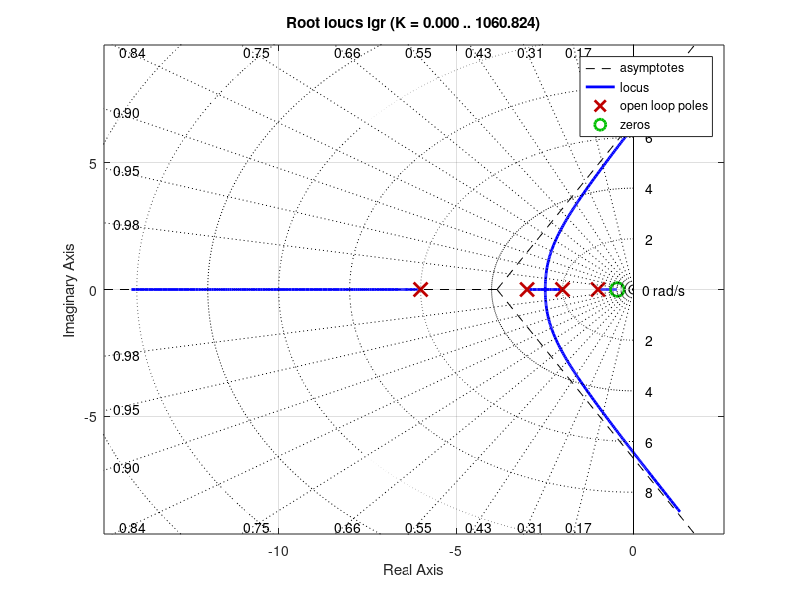

The MATLAB source for this figure:

%%%%%%%%% Experimento 1

%LGR 1
%lgr = zpk([],[0 -1],2)

%LGR 2
%lgr = zpk([-2],[0 -1],2)

%LGR 3
%lgr = zpk([],[0 -1 -2],2)

%%%%%%%%% Experimento 2
%LGR 1
%lgr = zpk([],[-0.6-i*0.8 -0.6+i*0.8],1)

%LGR 2
%lgr = zpk([-3],[-0.6-i*0.8 -0.6+i*0.8],1)

%LGR 3
%lgr = zpk([],[-0.6-i*0.8 -0.6+i*0.8 -1],1)

%LGR 4
%lgr = zpk([-2 -4],[0 -1 -3],1)

%LGR 5
lgr = zpk([-0.456],[-1 -2 -3 -6],1)

%####### Experimento 3
%lgr = zpk([],[-0.1],2)

%###### Experimento 4

rlocus(lgr)
sgrid;